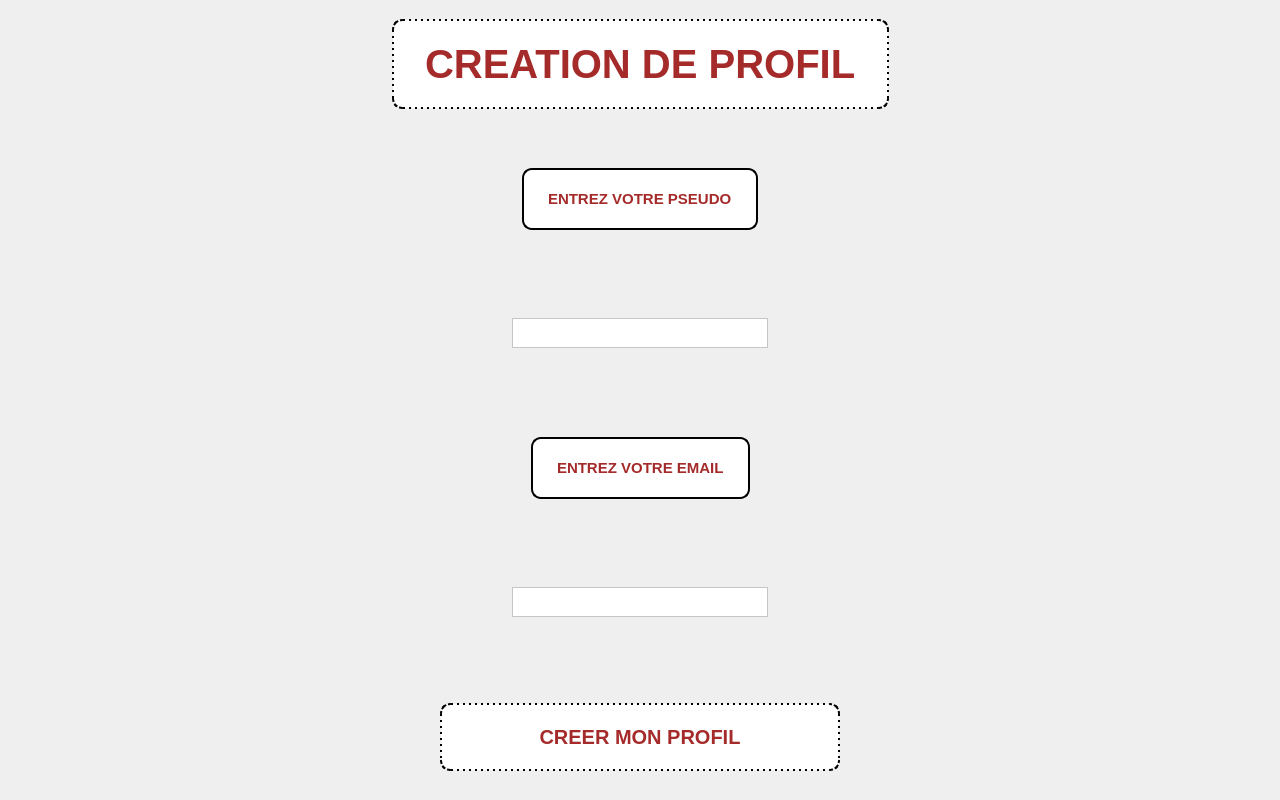
<?xml version="1.0" encoding="UTF-8"?>
<ui version="4.0">
 <class>vuecreationprofil</class>
 <widget class="QWidget" name="vuecreationprofil">
  <property name="geometry">
   <rect>
    <x>0</x>
    <y>0</y>
    <width>1280</width>
    <height>800</height>
   </rect>
  </property>
  <property name="windowTitle">
   <string>Form</string>
  </property>
  <property name="autoFillBackground">
   <bool>false</bool>
  </property>
  <property name="styleSheet">
   <string notr="true">background: linear-gradient(45deg, #dca 12%, transparent 0, transparent 88%, #dca 0),
    linear-gradient(135deg, transparent 37%, #a85 0, #a85 63%, transparent 0),
    linear-gradient(45deg, transparent 37%, #dca 0, #dca 63%, transparent 0) #753;
    background-size: 25px 25px;</string>
  </property>
  <widget class="QWidget" name="verticalLayoutWidget">
   <property name="geometry">
    <rect>
     <x>0</x>
     <y>0</y>
     <width>1281</width>
     <height>801</height>
    </rect>
   </property>
   <layout class="QVBoxLayout" name="verticalLayout">
    <item alignment="Qt::AlignHCenter|Qt::AlignVCenter">
     <widget class="QLabel" name="label_3">
      <property name="styleSheet">
       <string notr="true">color: brown; font-weight: 900; font-size: 40px; border: 2px dotted black; background-color: white; padding: 20px; border-radius: 10px ;</string>
      </property>
      <property name="text">
       <string>CREATION DE PROFIL</string>
      </property>
     </widget>
    </item>
    <item alignment="Qt::AlignHCenter|Qt::AlignVCenter">
     <widget class="QLabel" name="label_4">
      <property name="styleSheet">
       <string notr="true">color: brown; font-weight: 900; font-size: 15px; border: 2px solid black; background-color: white; padding: 20px; border-radius: 10px ;</string>
      </property>
      <property name="text">
       <string>ENTREZ VOTRE PSEUDO</string>
      </property>
     </widget>
    </item>
    <item alignment="Qt::AlignHCenter|Qt::AlignVCenter">
     <widget class="QTextEdit" name="pseudo_input">
      <property name="sizePolicy">
       <sizepolicy hsizetype="Fixed" vsizetype="Fixed">
        <horstretch>0</horstretch>
        <verstretch>0</verstretch>
       </sizepolicy>
      </property>
      <property name="minimumSize">
       <size>
        <width>50</width>
        <height>30</height>
       </size>
      </property>
      <property name="maximumSize">
       <size>
        <width>500</width>
        <height>30</height>
       </size>
      </property>
      <property name="styleSheet">
       <string notr="true">background-color: white; color: black;</string>
      </property>
     </widget>
    </item>
    <item alignment="Qt::AlignHCenter|Qt::AlignVCenter">
     <widget class="QLabel" name="label_2">
      <property name="styleSheet">
       <string notr="true">color: brown; font-weight: 900; font-size: 15px; border: 2px solid black; background-color: white; padding: 20px; border-radius: 10px ;</string>
      </property>
      <property name="text">
       <string>ENTREZ VOTRE EMAIL</string>
      </property>
     </widget>
    </item>
    <item alignment="Qt::AlignHCenter|Qt::AlignVCenter">
     <widget class="QTextEdit" name="textEdit_2">
      <property name="minimumSize">
       <size>
        <width>50</width>
        <height>30</height>
       </size>
      </property>
      <property name="maximumSize">
       <size>
        <width>500</width>
        <height>30</height>
       </size>
      </property>
      <property name="styleSheet">
       <string notr="true">background-color: white; color: black;</string>
      </property>
     </widget>
    </item>
    <item alignment="Qt::AlignHCenter|Qt::AlignVCenter">
     <widget class="QPushButton" name="submit_form">
      <property name="minimumSize">
       <size>
        <width>400</width>
        <height>0</height>
       </size>
      </property>
      <property name="maximumSize">
       <size>
        <width>500</width>
        <height>16777215</height>
       </size>
      </property>
      <property name="styleSheet">
       <string notr="true"> QPushButton#submit_form{
    color: brown; font-weight: 900; font-size: 20px; border: 2px dotted black; background-color: white; padding: 20px; border-radius: 10px ;
 }

 QPushButton#submit_form:hover {
     background-color: rgb(255, 204, 0);
	 color: black;
 }

 QPushButton#submit_form:pressed {
     background-color: 	rgb(255, 128, 0);
	 color: black;
 }</string>
      </property>
      <property name="text">
       <string>CREER MON PROFIL</string>
      </property>
     </widget>
    </item>
   </layout>
  </widget>
 </widget>
 <resources/>
 <connections/>
</ui>
